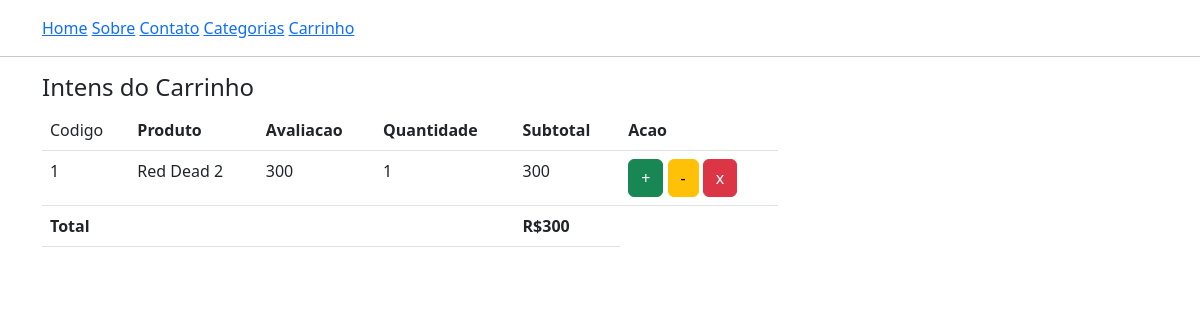
The app's page /meucarrinho/ (signed in) with its own data.
### lojagamer/models.py (models this page shows, shortened)
class Carrinhoproduto(models.Model):
    carro = models.ForeignKey(Carrinho,on_delete=models.CASCADE)
    produto = models.ForeignKey(Produto,on_delete=models.CASCADE)
    avaliacao = models.PositiveBigIntegerField()
    quantidade = models.PositiveBigIntegerField()
    subtotal = models.PositiveBigIntegerField()

class Produto(models.Model):
    titulo = models.CharField(max_length=200)
    slug = models.SlugField(unique=True)
    categoria = models.ForeignKey(Categoria,on_delete=models.CASCADE)
    image = models.ImageField(upload_to="produtos")
    preco_mercado = models.PositiveBigIntegerField()
    venda = models.PositiveBigIntegerField()
    descricao = models.TextField()
    garantia = models.CharField(max_length=300, null=True,blank=True)
    devolucao = models.CharField(max_length=300,null=True,blank=True)
    visualizacao = models.PositiveBigIntegerField(default=0)

class Carrinho(models.Model):
    cliente = models.ForeignKey(Cliente,on_delete=models.SET_NULL,null=True,blank=True)
    total = models.PositiveBigIntegerField(default=1)
    criado_em = models.DateField(auto_now_add=True)

### lojagamer/views.py (the view)
# urls.py: path("meucarrinho/",MeuCarrinhoView.as_view(), name="meucarrinho"),
class MeuCarrinhoView(TemplateView):
    template_name = "meucarrinho.html"
    def get_context_data(self, **kwargs):
        context = super().get_context_data(**kwargs)
        Carrinho_id = self.request.session.get("Carrinho_id",None)
        if Carrinho_id:
            carrinho = Carrinho.objects.get(id=Carrinho_id)
        else:
            carrinho = None
        context['carrinho'] = carrinho
        return context

### template/meucarrinho.html (shortened to what this page needs)
{% extends 'base.html' %}
{% block content %}
<div class="container">
    <div class="row">
        <div class="col-md-8">
            <h4>Intens do Carrinho</h4>
            <table class="table">
                <thead>
                    <tr>
                        <td>Codigo</td>
                        <th>Produto</td>
                        <th>Avaliacao</td>
                        <th>Quantidade</td>
                        <th>Subtotal</td>
                        <th>Acao</td>
                    </tr>
                    <tbody>
                        {% for cp in carrinho.carrinhoproduto_set.all %}
                        <tr>
                            <td>{{ forloop.counter }}</td>
                            <td>{{ cp.produto.titulo }}</td>
                            <td>{{ cp.avaliacao }}</td>
                            <td>{{ cp.quantidade }}</td>
                            <td>{{ cp.subtotal }}</td>
                            <td>
                                <a href="{% url 'lojagamer:manipularcarrinho' cp.id %}?acao=inc" class="btn btn-success"> + </a>
                                <a href="{% url 'lojagamer:manipularcarrinho' cp.id %}?acao=dcr" class="btn btn-warning"> - </a>
                                <a href="{% url 'lojagamer:manipularcarrinho' cp.id %}?acao=rmv" class="btn btn-danger"> x </a>
                            </td>
                        </tr>
                        {% endfor%}
                        <tr>
                            <th colspan="4" class="text-right">Total</th>
                            <th>R${{carrinho.total}}</th>
                    </tbody>
                </thead>
            </table>
        </div>
    </div>
</div>
{% endblock %}

### records on screen
Carrinhoproduto: produto.titulo "Red Dead 2", avaliacao "300", quantidade "1", subtotal "300"
Carrinho: total "300"
